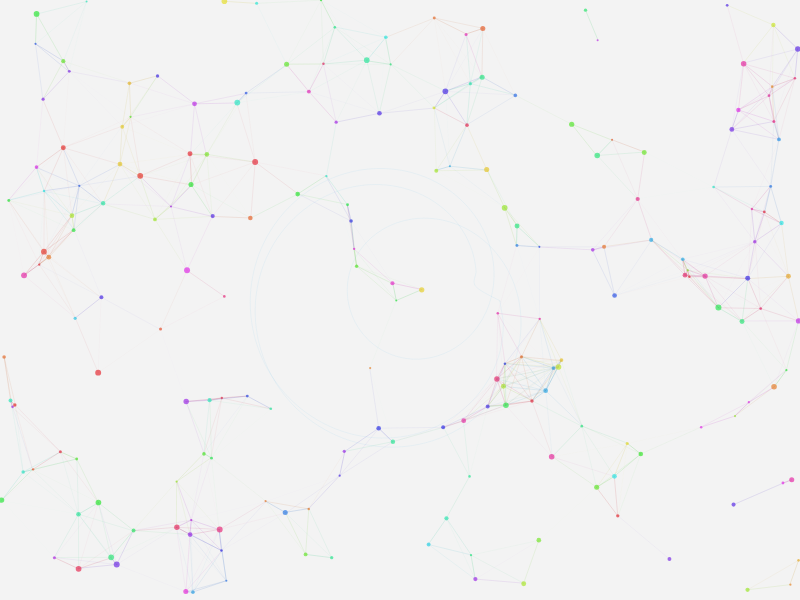
Frame 1 (no input)
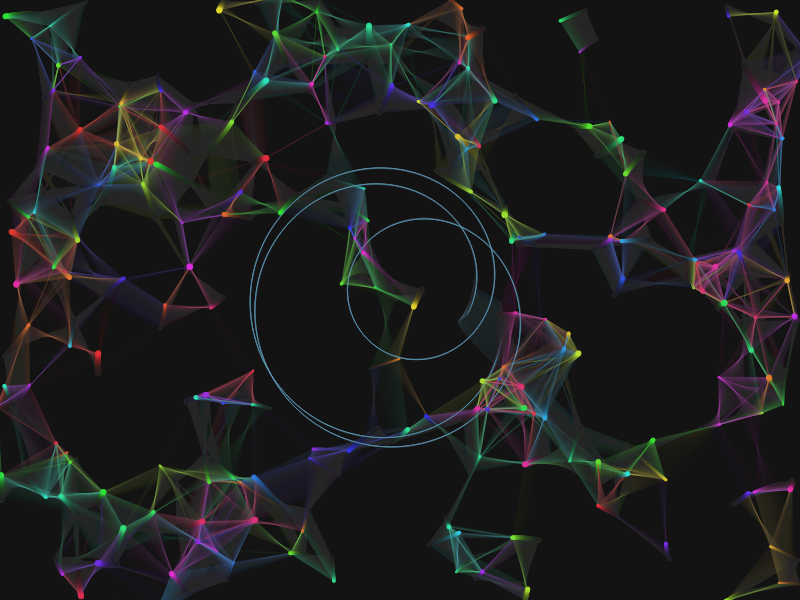
Frame 60 (no input)
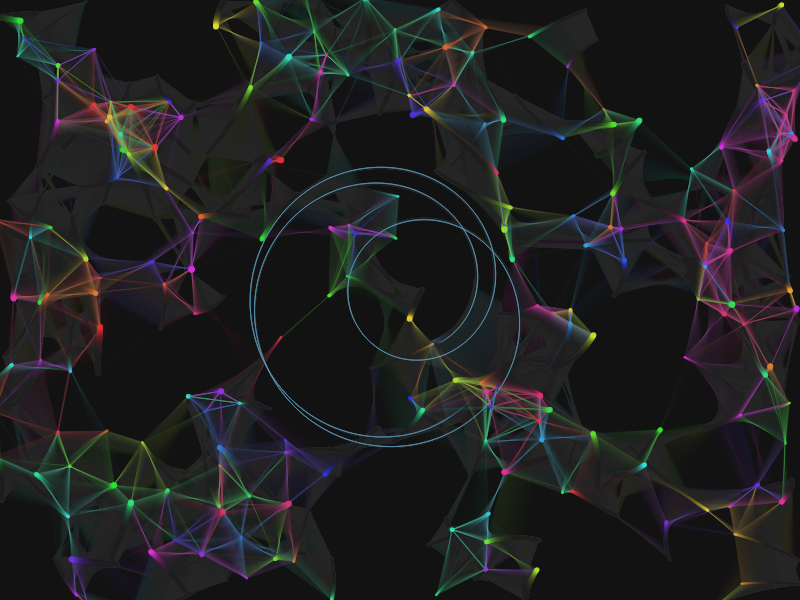
Frame 120 (the mouse pressed at the canvas centre since frame 60)

The p5.js sketch that drew these frames (run headless with seeded random() and noise() and a simulated clock; from frame 60 on, the mouse is pressed at the canvas centre):

// p5.js sketch
// ── sketch.js
let particles = [];
let connections = [];
let time = 0;

function setup() {
  createCanvas(800, 600);
  colorMode(HSB, 360, 100, 100, 1);
  
  for (let i = 0; i < 200; i++) {
    particles.push({
      x: random(width),
      y: random(height),
      vx: random(-0.5, 0.5),
      vy: random(-0.5, 0.5),
      size: random(2, 6),
      hue: random(360)
    });
  }
}

function draw() {
  background(0, 0, 10, 0.05);
  
  time += 0.01;
  
  // Update and display particles
  for (let i = 0; i < particles.length; i++) {
    let p = particles[i];
    
    // Apply motion
    p.x += p.vx;
    p.y += p.vy;
    
    // Boundary check
    if (p.x < 0 || p.x > width) p.vx *= -1;
    if (p.y < 0 || p.y > height) p.vy *= -1;
    
    // Add some swirling motion
    p.x += sin(time + i * 0.1) * 0.2;
    p.y += cos(time + i * 0.1) * 0.2;
    
    // Draw particle
    noStroke();
    fill(p.hue, 80, 90, 0.7);
    ellipse(p.x, p.y, p.size);
    
    // Draw connections to nearby particles
    for (let j = i + 1; j < particles.length; j++) {
      let other = particles[j];
      let d = dist(p.x, p.y, other.x, other.y);
      
      if (d < 80) {
        let alpha = map(d, 0, 80, 0.3, 0);
        stroke(p.hue, 60, 80, alpha);
        line(p.x, p.y, other.x, other.y);
      }
    }
  }
  
  // Add some glowing energy paths
  push();
  noFill();
  stroke(200, 50, 90, 0.1);
  strokeWeight(1);
  beginShape();
  for (let i = 0; i < 100; i++) {
    let angle = map(i, 0, 100, 0, TWO_PI * 3) + time;
    let radius = 100 + sin(time * 0.5 + i * 0.1) * 50;
    let x = width/2 + cos(angle) * radius;
    let y = height/2 + sin(angle) * radius;
    curveVertex(x, y);
  }
  endShape(CLOSE);
  pop();
}
